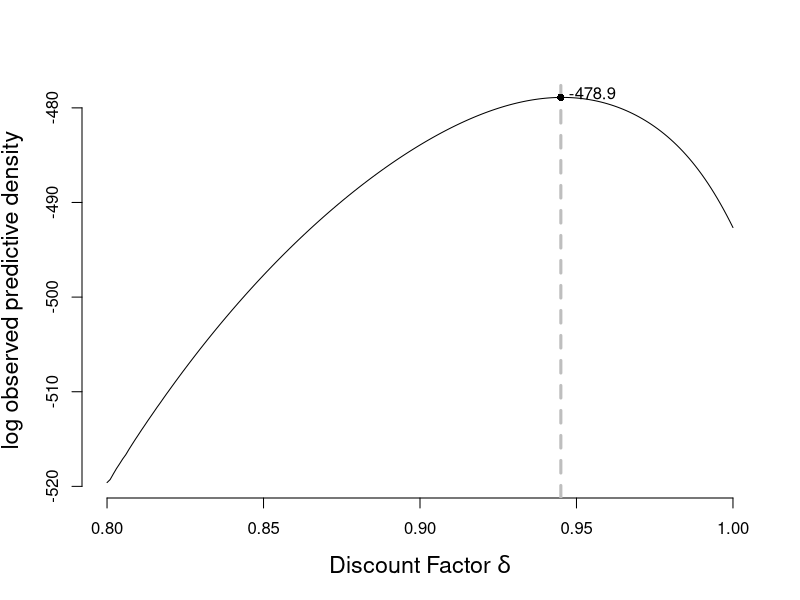
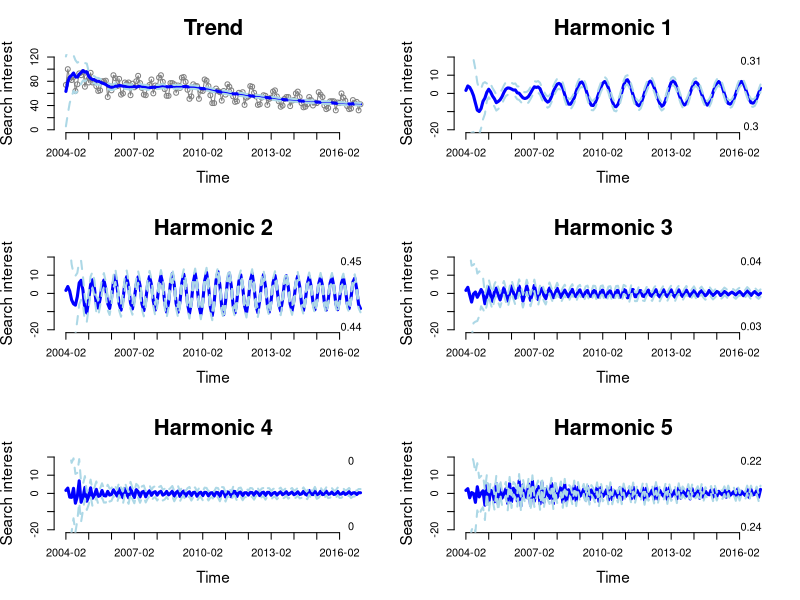
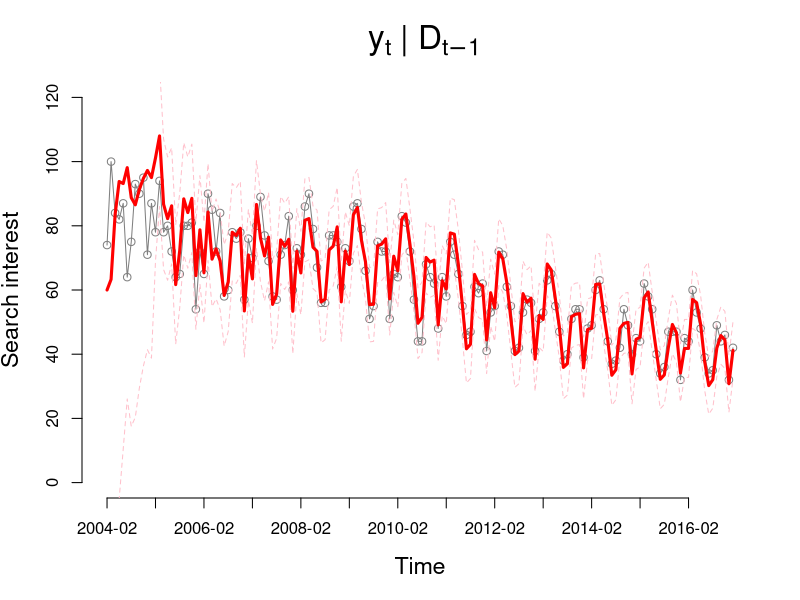
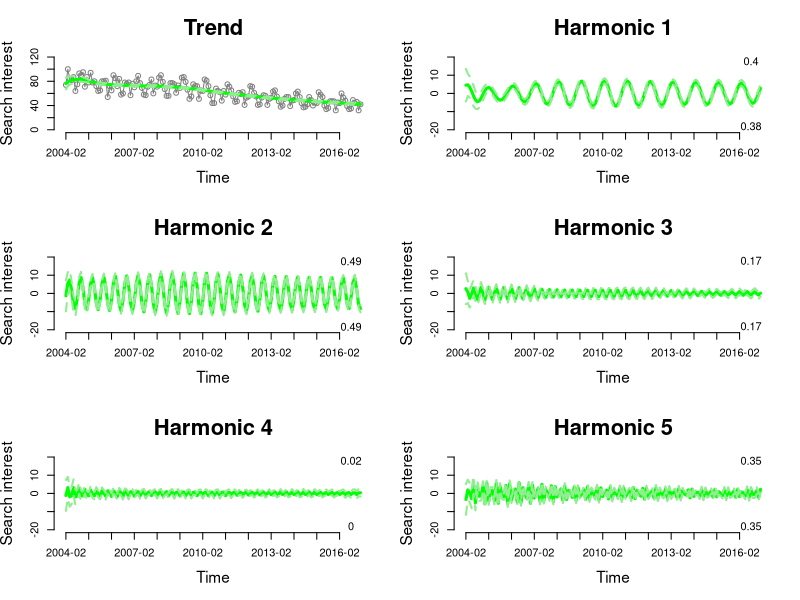
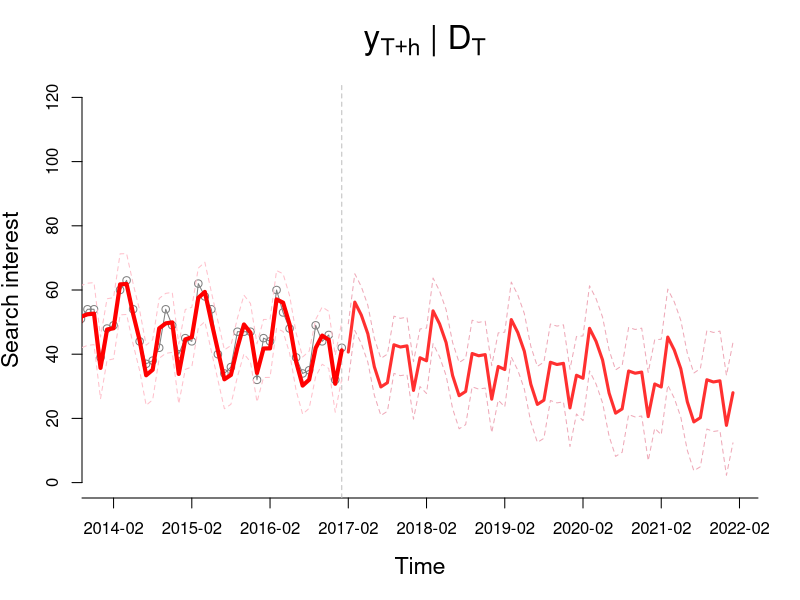

Here is the R script that generated these plots, in order:
##### Model M1
library(Matrix)
### Part 1
y = read.csv("./googletrendsUCSC.csv")[,2]
times = read.csv("./googletrendsUCSC.csv")[,1]

substrRight = function(x, n)
    substr(x, nchar(x)-n+1, nchar(x))

times = unique(c(as.character(times),
    sort(paste0(2017:2024,"-",rep(substrRight(paste0("0", 1:12), 2), each = length(2017:2024))))))

x.ind = round(seq(1, length(y), by = 12))
#as.numeric(times)

Gj = function(j, p)
    matrix(c(cos(2*pi*j/p), -sin(2*pi*j/p), sin(2*pi*j/p), cos(2*pi*j/p)), 2, 2)

F.vec = matrix(c(c(1,0), rep(c(1,0), 12/2 - 1), 1), ncol = 1)
G.mat = as.matrix(bdiag(matrix(c(1,0,1,1),2,2),
    Gj(1, 12), Gj(2, 12), Gj(3, 12), Gj(4, 12), Gj(5, 12), -1))

#F.vec = matrix(c(c(1,0), rep(c(1,0), 3), 1), ncol = 1)
#G.mat = as.matrix(bdiag(matrix(c(1,0,1,1),2,2),
#    Gj(1, 12), Gj(2, 12), Gj(5, 12), -1))

# F.vec = matrix(1, 1, 1)
# G.mat = matrix(1, 1, 1)

dat = list("y" = y, "F" = F.vec, "G" = G.mat)

### Part 2
get.vals = function(dat, delta, m0, C0, n0, d0){
    y = dat$y
    F.vec = dat$F
    G.mat = dat$G
    n = length(y)
    p = length(m0)

    Rt = array(0, c(n+1, p, p))
    qt = double(n+1)
    At = matrix(0, n+1, p)
    ft = double(n+1)
    et = double(n+1)
    mt = matrix(0, n+1, p)
    nt = double(n+1)
    dt = double(n+1)
    st = double(n+1)
    Ct = array(0, c(n+1, p, p))

    mt[1,] = m0
    Ct[1,,] = C0
    nt[1] = n0
    dt[1] = d0
    st[1] = dt[1] / nt[1]

    for (i in 2:(n+1)){
#       Rt[i,,] = G.mat %*% Ct[i-1,,] %*% t(G.mat) + (1-delta)/delta*Ct[i-1,,]
        Rt[i,,] = 1/delta * G.mat %*% Ct[i-1,,] %*% t(G.mat)
        qt[i] = t(F.vec) %*% Rt[i,,] %*% F.vec + st[i-1]
        At[i,] = (Rt[i,,] %*% F.vec)/qt[i]   
        ft[i] = t(F.vec) %*% G.mat %*% mt[i-1,]
        et[i] = y[i-1] - ft[i]
        mt[i,] = G.mat %*% mt[i-1,] + At[i,] * et[i]
        nt[i] = nt[i-1] + 1
        dt[i] = dt[i-1] + st[i-1]*(et[i]^2) / qt[i]
        st[i] = st[i-1] + st[i-1] / nt[i]*( (et[i]^2) / qt[i] - 1)
        Ct[i,,] = (st[i] / st[i-1])*(Rt[i,,] - At[i,] %*% t(At[i,]) * qt[i])
        }

    
    return (list("Rt"=Rt[-1,,], "qt"=qt[-1], "At"=At[-1,],
        "ft"=ft[-1], "et"=et[-1], "mt"=mt[-1,], "nt"=nt[-1],
        "dt"=dt[-1], "st"=st[-1], "Ct"=Ct[-1,,], "delta"=delta,
        "m0"=m0, "C0"=C0, "n0"=n0, "d0"=d0))
    }
obs.pred.dens = function(dat, params){
    y = dat$y
    F.vec = dat$F
    G.mat = dat$G
    df = c(params$n0, params$nt[-length(params$nt)])
    mu = params$ft
    sig2 = params$qt
    out = lgamma((df+1)/2) - lgamma(df/2) - 1/2*log(df*pi*sig2) -
        (df+1)/2*log(1+(y - mu)^2 / (df*sig2))
    return (sum(out))
    }
smooth = function(dat, params){
    y = dat$y
    F.vec = dat$F
    G.mat = dat$G
    G.inv = solve(G.mat)
    n = length(y)
    p = length(F.vec)
    delta = params$delta
    out.at = matrix(0, n, p)
    out.Rt = array(0, c(n, p, p))
    out.at[n,] = params$mt[n,]
    out.Rt[n,,] = params$Ct[n,,]
    for (i in (n-1):1){
        out.at[i,] = (1-delta)*params$mt[i,] + delta*(G.inv %*% out.at[i+1,])
        out.Rt[i,,] = (1-delta)*params$Ct[i,,] + delta^2*(G.inv %*% out.Rt[i+1,,] %*% t(G.inv))
        }
    return (list("at.s"=out.at, "Rt.s"=out.Rt))
    }
forecast = function(dat, params, h = 12){
    y = dat$y
    F.vec = dat$F
    G.mat = dat$G
    n = length(y)
    p = length(F.vec)
    delta = params$delta

#   at.p = rep(params$mt[n], h)
#   Rt.p = (1/delta^(1:h))*params$Ct[n]
#   ft.p = rep(params$mt[n], h)
#   qt.p = Rt.p + params$St[n]
#   return (list("at.p"=at.p, "Rt.p"=Rt.p,
#       "ft.p"=ft.p, "Qt.p"=Qt.p))

    at.p = matrix(0, h+1, p)
    Rt.p = array(0, c(h+1, p, p))
    ft.p = double(h+1)
    qt.p = double(h+1)

    at.p[1,] = params$mt[n,]
    Rt.p[1,,] = params$Ct[n,,]
    for (i in 2:(h+1)){
        at.p[i,] = G.mat %*% at.p[i-1,]
        Rt.p[i,,] = G.mat %*% (Rt.p[i-1,,] + (1-delta)/delta*params$Ct[n,,]) %*% t(G.mat)
        ft.p[i] = t(F.vec) %*% at.p[i,]
        qt.p[i] = t(F.vec) %*% Rt.p[i,,] %*% F.vec + params$st[n]
        }
    return (list("at.p"=at.p[-1,], "Rt.p"=Rt.p[-1,,],
        "ft.p"=ft.p[-1], "qt.p"=qt.p[-1]))
    }

# Priors
n = length(dat$y)
p = 13
m0 = double(p)
m0[1] = 60
C0 = 200*diag(p)
n0 = 1
d0 = 100

#p = 1
#m0 = 60
#C0 = 200

# Optimal discount factor
del = seq(0.80, 1, by = 0.001)
opd = double(length(del))
for (i in 1:length(del)){
    out = get.vals(dat, delta = del[i], m0 = m0, C0 = C0, n0 = n0, d0 = d0)
    opd[i] = obs.pred.dens(dat, out)
    }
(d.max = del[which.max(opd)])

pdf("./figs/m1_discount.pdf", height = 8, width = 8)
par(mfrow = c(1,1), mar = c(5.1, 4.1, 4.1, 2.1))
plot(del, opd, type='l', ylab = "log observed predictive density", bty = 'n',
    xlab = "Discount Factor" ~ delta, cex.lab = 1.4, cex.main = 2)
abline(v = del[which.max(opd)], lty = 2, col = 'gray', lwd = 3)
points(d.max, max(opd), pch = 16)
text(d.max+0.01, max(opd) + 0.5, round(max(opd), 2))
dev.off()

out = get.vals(dat, delta = d.max, m0 = m0, C0 = C0, n0 = n0, d0 = d0)
spar = smooth(dat, out)         # Smoothing
h = 60
ppar = forecast(dat, out, h)    # Forecasting



## 1 (a)
## Marginal filtering distributions for polynomial trend and each harmonic
pdf("./figs/m1_components.pdf", width = 12, height = 16)
par(mfrow = c(3,2), mar = c(5.1, 4.1, 4.1, 2.1))
plot(y, bty='n', type='o', ylim = c(0, 120), col = 'gray50',
    xlab = "Time", ylab = "Search interest", cex.lab = 1.4, cex.main = 2,
    axes = FALSE, main = "Trend")
axis(2)
axis(1, at = x.ind, labels = times[x.ind])
center = out$mt[,1]
bound = sqrt(out$Ct[,1,1])*qt(0.975, out$nt)
lines(center, col = 'blue', lwd = 3)
lines(center + bound, col = 'lightblue', lwd = 2, lty = 2)
lines(center - bound, col = 'lightblue', lwd = 2, lty = 2)
for (i in 1:5){
    plot(0, bty='n', type='n', xlim = c(1,n), ylim = c(-20, 20),
        xlab = "Time", ylab = "Search interest", cex.lab = 1.4, cex.main = 2,
        axes = FALSE, main = paste("Harmonic", i))
    axis(2)
    axis(1, at = x.ind, labels = times[x.ind])
    center = out$mt[,2*i+1]
    bound = sqrt(out$Ct[,2*i+1,2*i+1])*qt(0.975, out$nt)
    lines(center, col = 'blue', lwd = 3)
    lines(center + bound, col = 'lightblue', lwd = 2, lty = 2)
    lines(center - bound, col = 'lightblue', lwd = 2, lty = 2)
    text(n-5, 18, round(mean(center + bound < 0), 2))
    text(n-5, -18, round(mean(center - bound > 0), 2))
    }
par(mfrow = c(1,1), mar = c(5.1, 4.1, 4.1, 2.1))
dev.off()

## One-step ahead
pdf("./figs/m1_onestep.pdf", width = 12, height = 8)
par(mfrow = c(1,1), mar = c(5.1, 4.1, 4.1, 2.1))
plot(y, bty='n', type='o', ylim = c(0, 120), col = 'gray50',
    xlab = "Time", ylab = "Search interest", cex.lab = 1.4, cex.main = 2,
    axes = FALSE, main = ~ y[t] ~ "|" ~ D[t-1] )
axis(2)
axis(1, at = x.ind, labels = times[x.ind])
lines(out$ft, col = 'red', lwd = 3)
lines(out$ft + sqrt(out$qt)*qt(0.975, out$nt-1), col = 'pink', lwd = 1, lty = 2)
lines(out$ft - sqrt(out$qt)*qt(0.975, out$nt-1), col = 'pink', lwd = 1, lty = 2)
dev.off()

## Marginal smoothing distributions for polynomial trend and each harmonic
pdf("./figs/m1_smooth_components.pdf", width = 12, height = 16)
par(mfrow = c(3,2), mar = c(5.1, 4.1, 4.1, 2.1))
plot(y, bty='n', type='o', ylim = c(0, 120), col = 'gray50',
    xlab = "Time", ylab = "Search interest", cex.lab = 1.4, cex.main = 2,
    axes = FALSE, main = "Trend")
axis(2)
axis(1, at = x.ind, labels = times[x.ind])
center = spar$at.s[,1]
bound = sqrt(out$st[n] / out$st * spar$Rt.s[,1,1]) * qt(0.975, out$nt)
lines(center, col = 'green', lwd = 3)
lines(center + bound, col = 'lightgreen', lwd = 2, lty = 2)
lines(center - bound, col = 'lightgreen', lwd = 2, lty = 2)
for (i in 1:5){
    plot(0, bty='n', type='n', xlim = c(1,n), ylim = c(-20, 20),
        xlab = "Time", ylab = "Search interest", cex.lab = 1.4, cex.main = 2,
        axes = FALSE, main = paste("Harmonic", i))
    axis(2)
    axis(1, at = x.ind, labels = times[x.ind])
    center = spar$at.s[,2*i+1]
    bound = sqrt(out$st[n] / out$st * spar$Rt.s[,2*i+1,2*i+1]) * qt(0.975, out$nt)
    lines(center, col = 'green', lwd = 3)
    lines(center + bound, col = 'lightgreen', lwd = 2, lty = 2)
    lines(center - bound, col = 'lightgreen', lwd = 2, lty = 2)
    text(n-5, 18, round(mean(center + bound < 0), 2))
    text(n-5, -18, round(mean(center - bound > 0), 2))
    }
par(mfrow = c(1,1), mar = c(5.1, 4.1, 4.1, 2.1))
dev.off()

## 5-year forecast
pdf("./figs/m1_forecast.pdf", width = 12, height = 8)
par(mfrow = c(1,1), mar = c(5.1, 4.1, 4.1, 2.1))
plot(1:(n+h), c(dat$y, rep(NA, h)), bty='n', type='o', ylim = c(0, 120), col = 'gray50',
    xlab = "Time", ylab = "Search interest", cex.lab = 1.4, cex.main = 2,
    axes = FALSE, main = ~ y[T+h] ~ "|" ~ D[T], xlim = c(n-36, n + h))
axis(2)
axis(1, at = seq(1, n+h*12, by = 12), labels = times[seq(1, n+h*12, by = 12)])
abline(v = n, lty=2, col = 'gray')
lines(out$ft, col = 'red', lwd = 4)
lines(out$ft + sqrt(out$qt)*qt(0.975, out$nt-1), col = 'pink', lwd = 1, lty = 2)
lines(out$ft - sqrt(out$qt)*qt(0.975, out$nt-1), col = 'pink', lwd = 1, lty = 2)
lines((n+1):(n+h), ppar$ft.p, col = 'firebrick1', lwd = 3)
lines((n+1):(n+h), ppar$ft.p + sqrt(ppar$qt.p)*qt(0.975, out$nt[n]),
    col = 'pink2', lwd = 1, lty = 2)
lines((n+1):(n+h), ppar$ft.p - sqrt(ppar$qt.p)*qt(0.975, out$nt[n]),
    col = 'pink2', lwd = 1, lty = 2)
dev.off()

